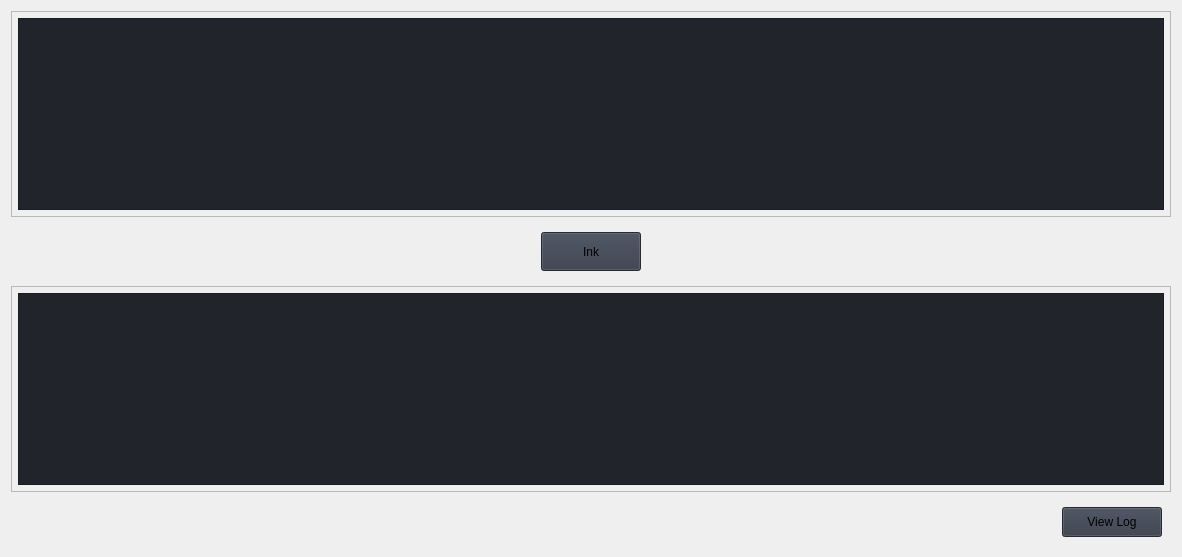
                     <widget class="QWidget" name="new_page">
                      <layout class="QVBoxLayout" name="verticalLayout_20">
                       <item>
                        <widget class="QFrame" name="row_4">
                         <property name="sizePolicy">
                          <sizepolicy hsizetype="MinimumExpanding" vsizetype="MinimumExpanding">
                           <horstretch>0</horstretch>
                           <verstretch>0</verstretch>
                          </sizepolicy>
                         </property>
                         <property name="minimumSize">
                          <size>
                           <width>1160</width>
                           <height>200</height>
                          </size>
                         </property>
                         <property name="frameShape">
                          <enum>QFrame::StyledPanel</enum>
                         </property>
                         <property name="frameShadow">
                          <enum>QFrame::Raised</enum>
                         </property>
                         <layout class="QVBoxLayout" name="verticalLayout_21">
                          <property name="spacing">
                           <number>0</number>
                          </property>
                          <property name="leftMargin">
                           <number>6</number>
                          </property>
                          <property name="topMargin">
                           <number>6</number>
                          </property>
                          <property name="rightMargin">
                           <number>6</number>
                          </property>
                          <property name="bottomMargin">
                           <number>6</number>
                          </property>
                          <item>
                           <widget class="QPlainTextEdit" name="plainTextEdit_2">
                            <property name="sizePolicy">
                             <sizepolicy hsizetype="Expanding" vsizetype="Expanding">
                              <horstretch>0</horstretch>
                              <verstretch>0</verstretch>
                             </sizepolicy>
                            </property>
                            <property name="minimumSize">
                             <size>
                              <width>0</width>
                              <height>0</height>
                             </size>
                            </property>
                            <property name="styleSheet">
                             <string notr="true">background-color: rgb(33, 37, 43);</string>
                            </property>
                           </widget>
                          </item>
                         </layout>
                        </widget>
                       </item>
                       <item>
                        <widget class="QFrame" name="mid_row">
                         <property name="minimumSize">
                          <size>
                           <width>0</width>
                           <height>36</height>
                          </size>
                         </property>
                         <layout class="QVBoxLayout" name="verticalLayout_23">
                          <item>
                           <layout class="QGridLayout" name="gridLayout_3">
                            <item row="0" column="0">
                             <widget class="QPushButton" name="Ink_Button">
                              <property name="sizePolicy">
                               <sizepolicy hsizetype="Minimum" vsizetype="Minimum">
                                <horstretch>0</horstretch>
                                <verstretch>0</verstretch>
                               </sizepolicy>
                              </property>
                              <property name="minimumSize">
                               <size>
                                <width>100</width>
                                <height>39</height>
                               </size>
                              </property>
                              <property name="maximumSize">
                               <size>
                                <width>100</width>
                                <height>16777215</height>
                               </size>
                              </property>
                              <property name="styleSheet">
                               <string notr="true">background-color: rgb(52, 59, 72);</string>
                              </property>
                              <property name="text">
                               <string>Ink</string>
                              </property>
                              <property name="icon">
                               <iconset resource="resources.qrc">
                                <normaloff>:/icons/images/icons/feather_icon.png</normaloff>:/icons/images/icons/feather_icon.png</iconset>
                              </property>
                              <property name="iconSize">
                               <size>
                                <width>30</width>
                                <height>30</height>
                               </size>
                              </property>
                             </widget>
                            </item>
                           </layout>
                          </item>
                         </layout>
                        </widget>
                       </item>
                       <item>
                        <widget class="QFrame" name="row_6">
                         <property name="sizePolicy">
                          <sizepolicy hsizetype="MinimumExpanding" vsizetype="MinimumExpanding">
                           <horstretch>0</horstretch>
                           <verstretch>0</verstretch>
                          </sizepolicy>
                         </property>
                         <property name="minimumSize">
                          <size>
                           <width>1160</width>
                           <height>200</height>
                          </size>
                         </property>
                         <property name="frameShape">
                          <enum>QFrame::StyledPanel</enum>
                         </property>
                         <property name="frameShadow">
                          <enum>QFrame::Raised</enum>
                         </property>
                         <layout class="QVBoxLayout" name="verticalLayout_22">
                          <property name="spacing">
                           <number>6</number>
                          </property>
                          <property name="leftMargin">
                           <number>6</number>
                          </property>
                          <property name="topMargin">
                           <number>6</number>
                          </property>
                          <property name="rightMargin">
                           <number>6</number>
                          </property>
                          <property name="bottomMargin">
                           <number>6</number>
                          </property>
                          <item>
                           <widget class="QPlainTextEdit" name="plainTextEdit_3">
                            <property name="styleSheet">
                             <string notr="true">background-color: rgb(33, 37, 43);</string>
                            </property>
                           </widget>
                          </item>
                         </layout>
                        </widget>
                       </item>
                       <item>
                        <widget class="QFrame" name="verticalFrame">
                         <property name="minimumSize">
                          <size>
                           <width>0</width>
                           <height>30</height>
                          </size>
                         </property>
                         <layout class="QVBoxLayout" name="row_7">
                          <item>
                           <layout class="QGridLayout" name="gridLayout_4">
                            <item row="0" column="0">
                             <widget class="QPushButton" name="Log_Button">
                              <property name="sizePolicy">
                               <sizepolicy hsizetype="Minimum" vsizetype="Minimum">
                                <horstretch>0</horstretch>
                                <verstretch>0</verstretch>
                               </sizepolicy>
                              </property>
                              <property name="minimumSize">
                               <size>
                                <width>100</width>
                                <height>30</height>
                               </size>
                              </property>
                              <property name="maximumSize">
                               <size>
                                <width>100</width>
                                <height>16777215</height>
                               </size>
                              </property>
                              <property name="layoutDirection">
                               <enum>Qt::RightToLeft</enum>
                              </property>
                              <property name="styleSheet">
                               <string notr="true">background-color: rgb(52, 59, 72);</string>
                              </property>
                              <property name="text">
                               <string>View Log</string>
                              </property>
                             </widget>
                            </item>
                            <item row="1" column="0">
                             <spacer name="horizontalSpacer">
                              <property name="orientation">
                               <enum>Qt::Horizontal</enum>
                              </property>
                              <property name="sizeHint" stdset="0">
                               <size>
                                <width>40</width>
                                <height>0</height>
                               </size>
                              </property>
                             </spacer>
                            </item>
                           </layout>
                          </item>
                         </layout>
                        </widget>
                       </item>
                      </layout>
                     </widget>
